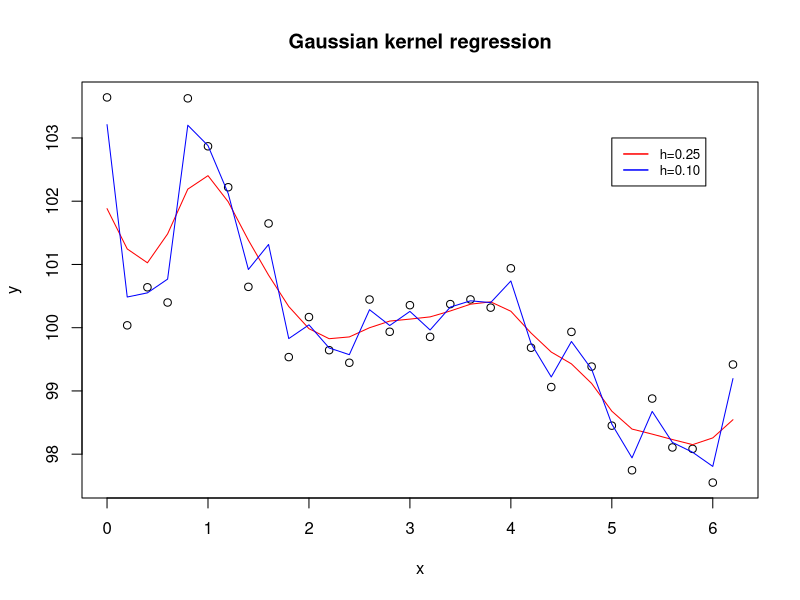

The R source for this figure:
# CODE1103
# GAUSSIAN KERNEL REGERSSION
rm(list=ls()) # CLEAR WORKSPACE
set.seed(195021)
# GENERATE DATA 
x<-seq(from=0, to=2*pi,by=0.2)
#x<-seq(from=0, to=2*pi,length.out=33)

f0<-function(x){ 100+sin(2*x)+cos(x/2) }
R2<-2/3
y<-f0(x)+rnorm(n=length(x),sd=sqrt(var(f0(x))*(1-R2)/R2))
# CHOOSE h
h <- 0.25
# CONSTRUCT DISTANCE MATRIX AND GAUSSIAN KERNEL
d <- as.matrix(dist(x))^2
Kh25 <- exp(-(1/(2*h^2))*d)
sc25 <- apply(Kh25,1,sum)
mhgaus25 <- Kh25%*%y/sc25
plot(y~x,main='Gaussian kernel regression')
lines(x,mhgaus25,col="red")
# CHOOSE h
h <- 0.10
Kh10 <- exp(-(1/(2*h^2))*d)
sc10 <- apply(Kh10,1,sum)
mhgaus10 <- Kh10%*%y/sc10
lines(x,mhgaus10,col="blue")
legend(5, 103, legend=c("h=0.25", "h=0.10"),
       col=c("red", "blue"),lty=1:1, lwd=c(1.5,1.5), cex=0.8)
